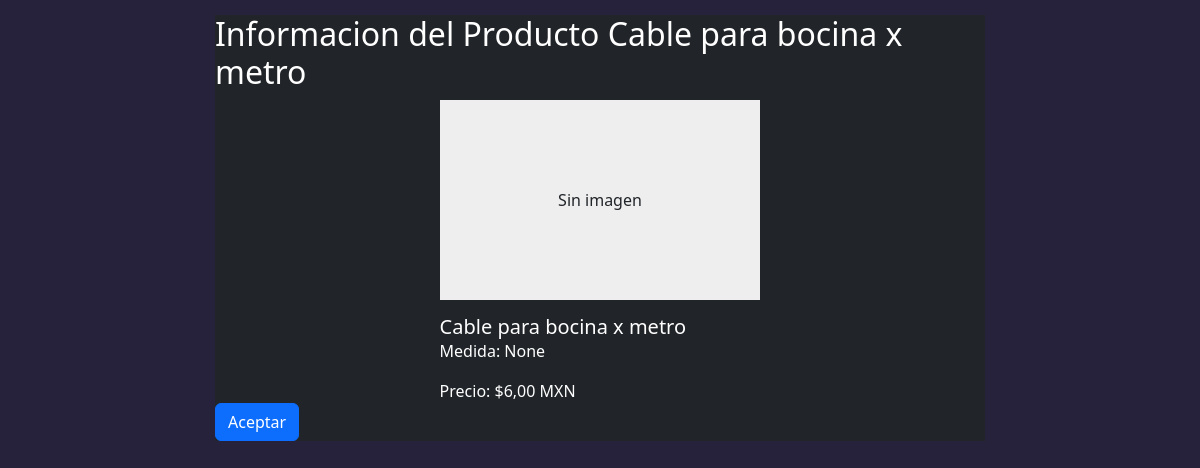
/productos/219/, run on the app's committed database.
### Inventario/models.py (models this page shows, shortened)
class Producto(models.Model):
    nombre = models.CharField(max_length=255, verbose_name='Nombre del Producto')
    medida = models.CharField(max_length=255, verbose_name='Medida (por ejemplo: cm, pulg, kg, oz o litros)', blank=True, null=True,)
    codigo_barras = models.CharField(max_length=255, verbose_name="Codigo de Barra", blank=True, null=True,)
    codigo_producto = models.CharField(blank=True, null=True, max_length=25, verbose_name='Codigo Producto')
    existencia = models.IntegerField(default=0 , verbose_name='Existencias del Producto')
    precio_venta = models.DecimalField(max_digits=10, decimal_places=2, verbose_name='Precio de Venta', blank=True, null=True,)
    precio_compra = models.DecimalField(max_digits=10, decimal_places=2, verbose_name='Precio de Compra', default=0)
    fecha_creacion = models.DateField(auto_now_add=True, verbose_name='Fecha de Creación')
    imagen = models.ImageField(blank=True, null=True, verbose_name='Imagen del Producto')
    class Meta:
        verbose_name_plural = 'Productos'

### Inventario/views.py (the view, shortened to what this page needs)
# urls.py: path('productos/<int:pk>/', ProductoDetailView.as_view(), name='producto_detail'),
class ProductoDetailView(DetailView):
    model = Producto
    template_name = 'producto_detail.html'
    context_object_name = 'producto'

### Venta/context_processor.py (called while the page is built)
def total_venta(request):
    total = float(0)
    if request.user.is_authenticated:
        if "venta" in request.session:
            for key, value in request.session["venta"].items():
                total += float(value.get("acumulado", 0))
    request.session["total_venta"] = total
    request.session.modified = True
    return {"total_venta": total}

### Inventario/templates/producto_detail.html (shortened to what this page needs)
{% extends 'basemodal.html' %}
{% block content %}
      <div class="card-body">
        <h2>Informacion del Producto {{producto.nombre}}
        </h2>
        <div class="col-sm-5 mx-auto">
            {% if producto.imagen %}
                <img src="{{ producto.imagen.url }}" class="card-img-top" style="width: 100%; height:200px;" alt="...">
            {% else %}
                <div class="card-placeholder" style="width: 100%; height:200px; background-color: #eee; color: #212529; text-align: center; line-height: 200px;">
                    Sin imagen
                </div>
            {% endif %}
            <div class="card-body" style="margin-top: 15px">
                <h5 class="card-title">{{ producto.nombre }}</h5>
                <p class="card-text">Medida: {{producto.medida}}</p>
                <p class="card-text">Precio: ${{ producto.precio_venta }} MXN</p>
            </div>
        </div>
        <form method="post" enctype="multipart/form-data" action="{% url 'producto_detail' pk=producto.id %}">
          <a href="{% url 'producto_list' %}" class="btn btn-primary">Aceptar</a>
      </div>
{% endblock %}

### static/css/styleTC.css (style rules this page uses)
body { font-family: "Roboto", Helvetica, sans-serif; background-color: #26223b!important; color: white!important; }
h1, h2, h3, p, a { color: white; }

### data on the page
Producto: nombre "Cable para bocina x metro", medida "None", precio_venta "6,00"
